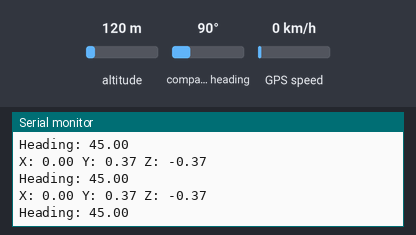
The sketch below on a simulated Arduino Uno, built with avr-gcc and run on an emulated ATmega328P. Parts: the last lines printed to the serial monitor. Wiring (inferred from the names in the program): HMC5883L compass at I2C address 0x1E. The inputs (shaded band) are chosen by the test bench; at power-on: altitude 120 m, compass heading 90°, GPS speed 0 km/h. The GPS gets a fix after 3 s at 37.7749, -122.4194 with 8 satellites.

Above: at 1.2 s.
1.3 s: altitude set to 20 m
At 3.57 s:
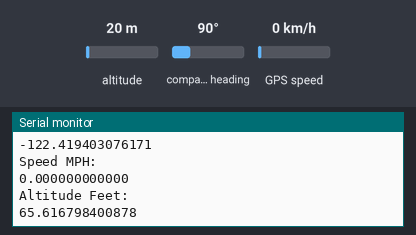
4.6 s: compass heading set to 7°
At 5.19 s:
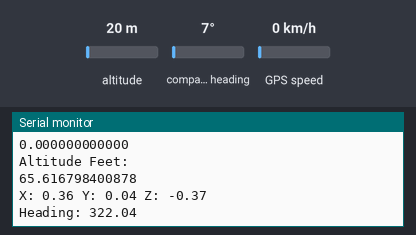
8.9 s: GPS speed set to 2 km/h
At 10.35 s:
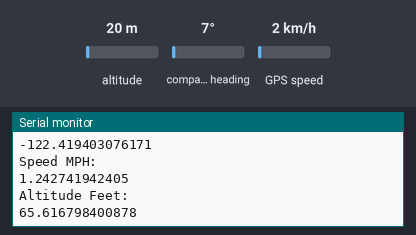
Timing chart, 0 to 11.9 s (numbered marks = the images above; inputs shaded):
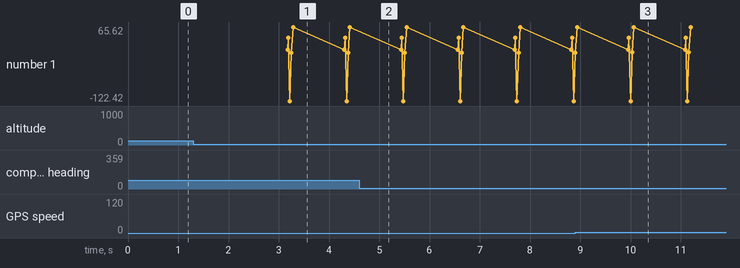

The sketch:

P1504_220610_GPS_Merged.ino
```cpp
#include "TinyGPS++.h"
#include "SoftwareSerial.h"
#include <Wire.h>
#include <Adafruit_Sensor.h>
#include <Adafruit_HMC5883_U.h>
#define configA 0x00
#define configB 0x01
#define mode 0x02
#define statusReg 0x09
#define continuous 0x00
#define single 0x01
#define idle 0x02
#define i2c_addr 0x1E
#define gain 1090
int16_t x = 0;
int16_t y = 0;
int16_t z = 0;
float heading;
float gaussX;
float gaussY;
float gaussZ;

Adafruit_HMC5883_Unified mag = Adafruit_HMC5883_Unified(12345);

int deciPoints = 12;
SoftwareSerial serial_connection(3, 2); //RX=pin 3 yellow, TX=pin 2
TinyGPSPlus gps;//This is the GPS object that will pretty much do all the grunt work with the NMEA data

void setup() {
  // put your setup code here, to run once:
  Wire.begin();
  Serial.begin(9600);//This opens up communications to the Serial monitor in the Arduino IDE
  setOperatingMode(continuous);
  setSamples();
  serial_connection.begin(9600);//This opens up communications to the GPS
  Serial.println("GPS Start");//Just show to the monitor that the sketch has started
  Serial.println("HMC5883 Magnetometer Test"); Serial.println("");
  Serial.begin(9600);
}

void loop() {
 getXYZ();
 convert(x,y,z);
 getHeading(gaussX,gaussY,gaussZ);
 Serial.print("X: ");
 Serial.print(gaussX);
 Serial.print(" Y: ");
 Serial.print(gaussY);
 Serial.print(" Z: ");
 Serial.println(gaussZ);
 Serial.print("Heading: ");
 Serial.println(heading);
 while(serial_connection.available())//While there are characters to come from the GPS
  {
    gps.encode(serial_connection.read());//This feeds the serial NMEA data into the library one char at a time
  }
  if(gps.location.isUpdated())//This will pretty much be fired all the time anyway but will at least reduce it to only after a package of NMEA data comes in
  {
    //Get the latest info from the gps object which it derived from the data sent by the GPS unit
    Serial.println("Satellite Count:");
    Serial.println(gps.satellites.value());
    Serial.println("Latitude:");
    Serial.println(gps.location.lat(), deciPoints);
    Serial.println("Longitude:");
    Serial.println(gps.location.lng(), deciPoints);
    Serial.println("Speed MPH:");
    Serial.println(gps.speed.mph(), deciPoints);
    Serial.println("Altitude Feet:");
    Serial.println(gps.altitude.feet(),deciPoints);
    Serial.println("");
  }
 delay(500);
}
//Convert the raw X, Y, Z counts to Gauss
void convert(int16_t rawX, int16_t rawY, int16_t rawZ){
 gaussX = (float)rawX/gain;
 gaussY = (float)rawY/gain;
 gaussZ = (float)rawZ/gain;
}
//accounts for declination (error in magnetic field which is dependent on location)
void getHeading(float X, float Y, float Z){
 heading = (atan2(Y,X) * 180 / PI) + 315;
 if (heading < 0) heading += 360;
 if (heading > 360) heading -= 360;
}
void setSamples(void){
 Wire.beginTransmission(i2c_addr);
 Wire.write(configA);        //write to config A register
 Wire.write(0x70);           //8 samples averaged, 15Hz output rate, normal measurement
 Wire.endTransmission();
 delay(10);
}
void setOperatingMode(uint8_t addr){
 Wire.beginTransmission(i2c_addr);
 Wire.write(mode);           //write to mode register
 Wire.write(addr);           //set measurement mode
 Wire.endTransmission();
 delay(10);
}
//get the raw counts of X, Y, Z from registers 0x03 to 0x08
void getXYZ(void){
 Wire.beginTransmission(i2c_addr);
 Wire.write(0x03);
 Wire.endTransmission();
 Wire.requestFrom(i2c_addr, 6);
 if (Wire.available() >= 6){
   int16_t temp = Wire.read();     //read upper byte of X
   x = temp << 8;
   temp = Wire.read();             //read lower byte of X
   x = x | temp;
   temp = Wire.read();             //read upper byte of Z
   z = temp << 8;
   temp = Wire.read();             //read lower byte of Z
   z = z | temp;
   temp = Wire.read();             //read upper byte of Y
   y = temp << 8;
   temp = Wire.read();             //read lower byte of Y
   y = y | temp;
 }
}
```

Measured:
- after the input at 1.3 s, the serial monitor: prints a new line after 2.0 s (image 1)
- after the input at 4.6 s, the serial monitor: prints a new line after 0.27 s (image 2)
- after the input at 8.9 s, the serial monitor: prints a new line after 1.1 s (image 3)
